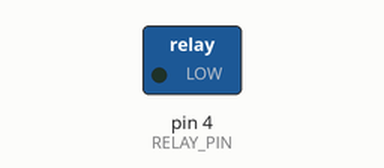
Recording of a sketch running on a simulated Arduino Uno, built with avr-gcc and run on an emulated ATmega328P. Shown: switched loads named in the sketch (green lamp = pin HIGH).

Above: at 28.7 s.
At 58.7 s:
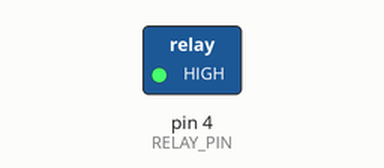
Timing chart, 0 to 78.0 s (numbered marks = the images above):
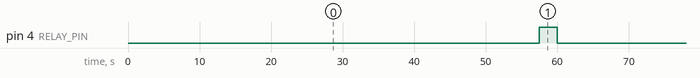

The sketch:

plasmaArcRelay.ino
```cpp
// Team gas sensors
//
// Arc transformer timed to generate ozone in aeroponic chamber
// Cold plasma with dialectric barrier

const int RELAY_PIN   = 4;      // any of: 4,5,23,25,26,27,32,33
const bool ACTIVE_LOW = true;   // LOW input: true,  HIGH input: false

inline void relayOn()  { digitalWrite(RELAY_PIN, ACTIVE_LOW ? LOW  : HIGH); }
inline void relayOff() { digitalWrite(RELAY_PIN, ACTIVE_LOW ? HIGH : LOW ); }

void setup() {
  // drive the OFF level before making it an output (prevents a glitch)
  digitalWrite(RELAY_PIN, ACTIVE_LOW ? HIGH : LOW);
  pinMode(RELAY_PIN, OUTPUT);
  relayOff();
}

void loop() {
  relayOn();  delay(57500);
  relayOff(); delay(2500);
}
```

Measured:
- by itself, pin 4 (RELAY_PIN): alternates HIGH for 2.5 s and LOW for 57.5 s
